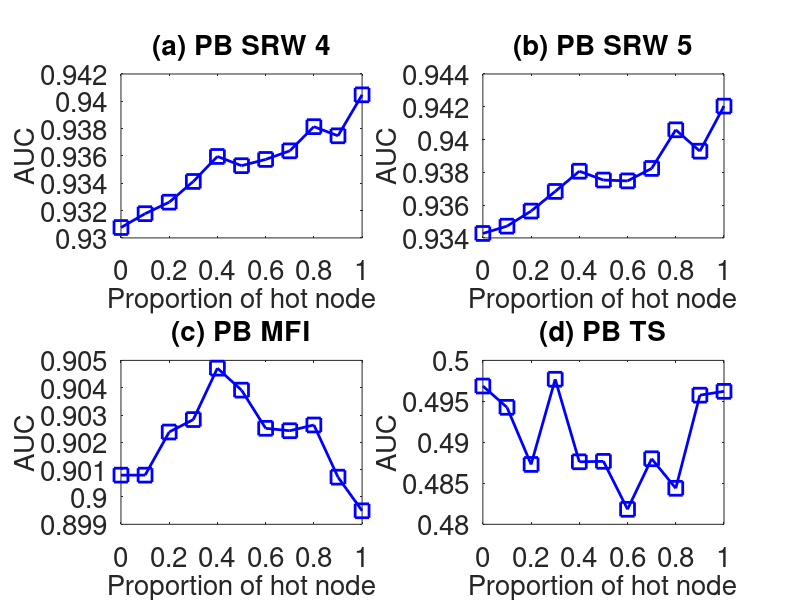

MATLAB code for this plot:
subplot(2,2,1);
x=0:0.1:1;
y=[0.93076
0.931773
0.932615
0.934132
0.935962
0.935287
0.935744
0.936373
0.938144
0.937473
0.940473

];
plot(x,y,'-bs','LineWidth',2,'MarkerSize',10);
set(gca,'FontSize',20);
xlabel('Proportion of hot node','fontsize',20);
ylabel('AUC','fontsize',20);
title('(a) PB SRW 4','fontsize',20);

subplot(2,2,2);
x=0:0.1:1;
y=[0.934271
0.934716
0.935637
0.936835
0.938068
0.937529
0.937478
0.938237
0.940595
0.939291
0.942039

];
plot(x,y,'-bs','LineWidth',2,'MarkerSize',10);
set(gca,'FontSize',20);
xlabel('Proportion of hot node','fontsize',20);
ylabel('AUC','fontsize',20);
title('(b) PB SRW 5','fontsize',20);

subplot(2,2,3);
x=0:0.1:1;
y=[0.9008
0.9008
0.902378
0.902834
0.904715
0.903911
0.902514
0.902425
0.902636
0.900726
0.899495

];
plot(x,y,'-bs','LineWidth',2,'MarkerSize',10);
set(gca,'FontSize',20);
xlabel('Proportion of hot node','fontsize',20);
ylabel('AUC','fontsize',20);
title('(c) PB MFI','fontsize',20);


subplot(2,2,4);
x=0:0.1:1;
y=[0.496871
0.494274
0.487304
0.4977
0.487627
0.487682
0.48183
0.487998
0.484394
0.495757
0.496222

];
plot(x,y,'-bs','LineWidth',2,'MarkerSize',10);
set(gca,'FontSize',20);
xlabel('Proportion of hot node','fontsize',20);
ylabel('AUC','fontsize',20);
title('(d) PB TS','fontsize',20);
